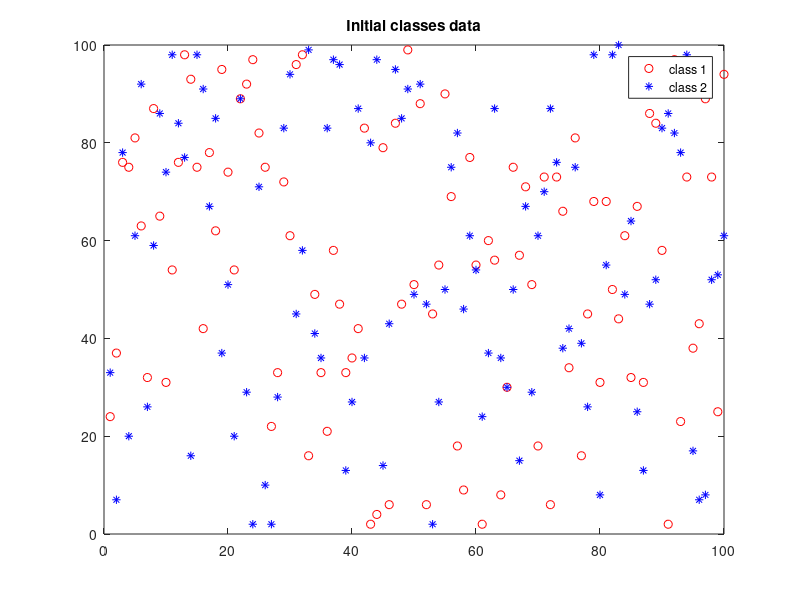
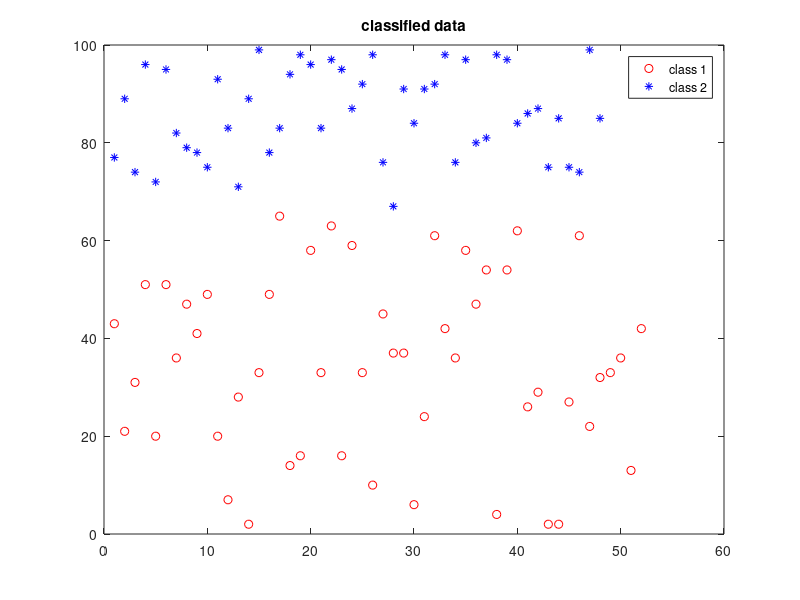

Here is the MATLAB script that generated these plots, in order:
clc; 
clear all; 
close all;

c1=randi(100,1,100);
c2= randi(100,1,100);

figure
plot(c1,'ro'); 
hold on
plot(c2,'b*');title('Initial classes data');
legend('class 1','class 2');
hold off

m1= mean(c1); m2= mean(c2);
m11 = 0; m22 = 0;


while ((m1~=m11)&&(m2~=m22))
    
    m1= mean(c1); v1= var(c1);
    m2= mean(c2); v2= var(c2);
    data = vertcat(c1,c2);
    l= length(data);
   
   shuff= data(randperm(l));
 
   
   c11=[]; c22=[];
   
   for i=1:l
    %expectation step
    p1 =(1/sqrt(2*pi*v1))*exp(-(shuff(i)-m1)^2/(2*v1));
    p2= (1/sqrt(2*pi*v2))*exp(-(shuff(i)-m2)^2/(2*v2));
     
    
    if (p1>p2)
        c11 = vertcat(c11,shuff(i));
    else
        c22 = vertcat(c22,shuff(i));
    end
   end
   
   % Maximization step
   m11 = mean(c11); v11 = var(c11);
   m22 = mean(c22); v22 = var(c22);
   c1= c11;
   c2=c22;
   
  if (m1==m11)&&(m2==m22)
    break;
  end

end

figure
plot(c1,'ro'); 
hold on
plot(c2,'b*');title('classified data');
legend('class 1','class 2');
hold off


